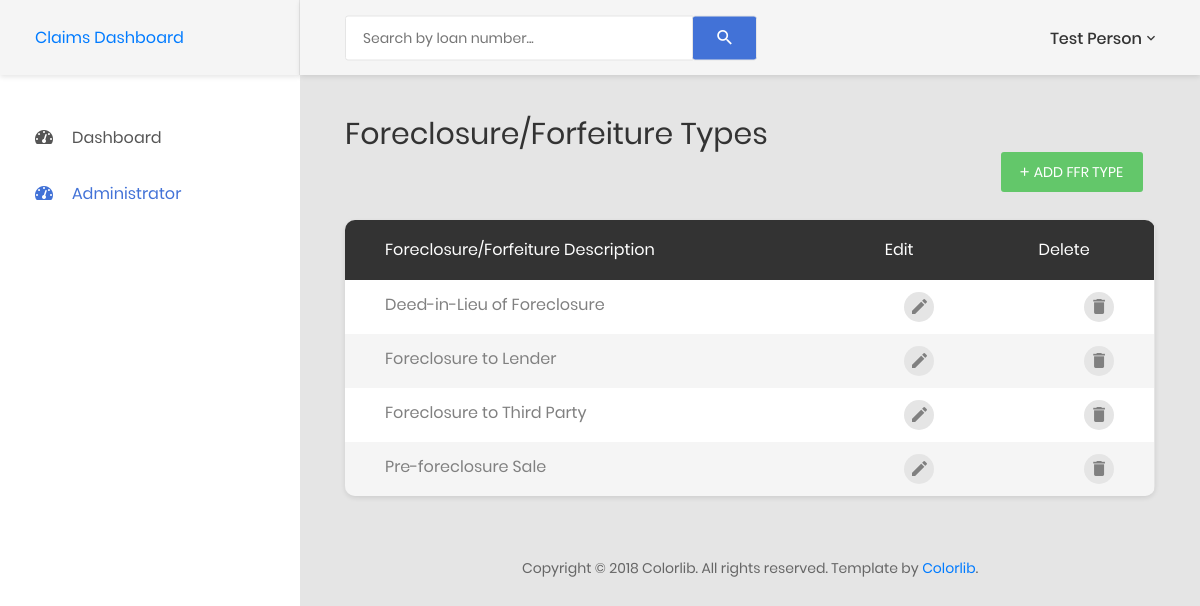
The page /admin.php?page=3 (signed in) on the database its author committed.
### tables this page shows
CREATE TABLE `users` (
  `id` bigint(11) NOT NULL,
  `firstName` varchar(50) NOT NULL COMMENT 'User''s first name',
  `lastName` varchar(50) NOT NULL COMMENT 'User''s last name',
  `email` varchar(100) NOT NULL COMMENT 'User''s email address used to login',
  `password` varchar(255) NOT NULL COMMENT 'User''s password hashed',
  `isActive` int(1) NOT NULL DEFAULT '1' COMMENT 'User''s status: 0 - inactive; 1 - active',
  `createdDate` datetime NOT NULL DEFAULT CURRENT_TIMESTAMP COMMENT 'Date the user was created',
  `modifiedDate` datetime NOT NULL DEFAULT CURRENT_TIMESTAMP COMMENT 'Date the user was last modified',
  `roleID` int(11) NOT NULL
);

CREATE TABLE `ffr` (
  `id` int(11) NOT NULL,
  `description` varchar(50) NOT NULL,
  `softDelete` int(11) NOT NULL
);

### admin.php (the view, shortened to what this page needs)
<?php
require('include/connection.php');
?>
<!DOCTYPE html>
<html lang="en">
<head>
    <link href="css/font-face.css" rel="stylesheet" media="all">
    <link href="vendor/font-awesome-4.7/css/font-awesome.min.css" rel="stylesheet" media="all">
    <link href="vendor/font-awesome-5/css/fontawesome-all.min.css" rel="stylesheet" media="all">
    <link href="vendor/mdi-font/css/material-design-iconic-font.min.css" rel="stylesheet" media="all">
    <link href="vendor/bootstrap-4.1/bootstrap.min.css" rel="stylesheet" media="all">
    <link href="vendor/animsition/animsition.min.css" rel="stylesheet" media="all">
    <link href="vendor/bootstrap-progressbar/bootstrap-progressbar-3.3.4.min.css" rel="stylesheet" media="all">
    <link href="vendor/wow/animate.css" rel="stylesheet" media="all">
    <link href="vendor/css-hamburgers/hamburgers.min.css" rel="stylesheet" media="all">
    <link href="vendor/slick/slick.css" rel="stylesheet" media="all">
    <link href="vendor/select2/select2.min.css" rel="stylesheet" media="all">
    <link href="vendor/perfect-scrollbar/perfect-scrollbar.css" rel="stylesheet" media="all">
    <link href="css/theme.css" rel="stylesheet" media="all">
</head>
<body class="animsition">
    <div class="page-wrapper">
        <aside class="menu-sidebar d-none d-lg-block">
            <div class="logo">
                <a href="#">
                    Claims Dashboard
                </a>
            </div>
            <?php
            require('include/sidebar.php');
            ?>
        </aside>
        <div class="page-container">
            <?php
            require('include/header.php');
            ?>
            <div class="main-content">
                <div class="section__content section__content--p30">
                    <div class="container-fluid">
                        <?php
                        if ($page == 1) {
                            ?>
                            <?php
                        } elseif ($page == 3) {
                            ?>
                            <div class="row">
                                <div class="col-md-12">
                                    <div class="overview-wrap">
                                        <h2 class="title-1">Foreclosure/Forfeiture Types</h2>
                                    </div>
                                </div>
                            </div>
                            <div class="row">
                                <div class="col-lg-12">
                                    <div class="table-data__tool">
                                        <div class="table-data__tool-right">
                                            <button class="au-btn au-btn-icon au-btn--green au-btn--small" data-toggle="modal" data-target="#addNewFFRType">
                                                <i class="zmdi zmdi-plus"></i>add FFR type</button>
                                        </div>
                                    </div>
                                </div>
                            </div>
                            <div class="row">
                                <div class="col-lg-12">
                                    <div class="table-responsive table--no-card m-b-40">
                                        <table class="table table-borderless table-striped table-earning">
                                            <thead>
                                            <tr>
                                                <th>Foreclosure/Forfeiture Description</th>
                                                <th style="text-align: center;">Edit</th>
                                                <th style="text-align: center;">Delete</th>
                                            </tr>
                                            </thead>
                                            <tbody>
                                            <?php
                                            $getFFRTypes = $mysqli->query("SELECT * FROM ffr WHERE softDelete = 0 AND description <> 'Manual Entry' ORDER BY description") or die ("There was an error with the database connection. " . $mysqli->error);
                                            if (!$getFFRTypes->num_rows) {
                                            } else {
                                                while ($FFRTypesRow = $getFFRTypes->fetch_assoc()) {
                                                    ?>
                                                    <tr onmouseover="ChangeColor(this, true);"
                                                        onmouseout="ChangeColor(this, false);">
                                                        <td><?php echo $FFRTypesRow["description"]; ?></td>
                                                        <td style="text-align:center;">
                                                            <div class="table-data-feature">
                                                                <a href="ffr.php?id=<?php echo $FFRTypesRow["id"]; ?>&function=edit">
                                                                    <button class="item" data-toggle="tooltip" data-placement="top" title="Edit">
                                                                        <i class="zmdi zmdi-edit"></i>
                                                                    </button>
                                                                </a>
                                                        </td>
                                                        <td style="text-align:center;">
                                                            <div class="table-data-feature">
                                                                <a href="ffr.php?id=<?php echo $FFRTypesRow["id"]; ?>&function=delete">
                                                                    <button class="item" data-toggle="tooltip" data-placement="top" title="Delete">
                                                                        <i class="zmdi zmdi-delete"></i>
                                                                    </button>
                                                                </a>
                                                            </div>
                                                        </td>
                                                    </tr>
                                                    <?php
                                                }
                                            }
                                            ?>
                                            </tbody>
                                        </table>
                                    </div>
                                </div>
                            </div>
                        <?php
                        }
                        require('include/footer.php');
                        ?>
                    </div>
                </div>
            </div>
        </div>
    </div>
</body>
</html>

### include/header.php (shortened to what this page needs)
<header class="header-desktop">
    <div class="section__content section__content--p30">
        <div class="container-fluid">
            <div class="header-wrap">
                <form class="form-header" action="" method="POST">
                    <input class="au-input au-input--xl" type="text" name="search" placeholder="Search by loan number..." />
                    <button class="au-btn--submit" type="submit" name="searchLoan">
                        <i class="zmdi zmdi-search"></i>
                    </button>
                </form>
                <div class="header-button">
                    <div class="account-wrap">
                        <div class="account-item clearfix js-item-menu">
                            <div class="content">
                                <?php
                                $getUserName = $mysqli->query("SELECT firstName, lastName FROM users WHERE id = " . $_SESSION["userID"]);
                                $userNameRow = $getUserName->fetch_assoc();
                                $userName = $userNameRow["firstName"] . " " . $userNameRow["lastName"];
                                ?>
                                <a class="js-acc-btn" href="#"><?php echo $userName; ?></a>
                            </div>
                        </div>
                    </div>
                </div>
            </div>
        </div>
    </div>
</header>

### rows shown on the page
users: userName "Test Person"
ffr: description "Deed-in-Lieu of Foreclosure"
ffr: description "Foreclosure to Lender"
ffr: description "Foreclosure to Third Party"
ffr: description "Pre-foreclosure Sale"
